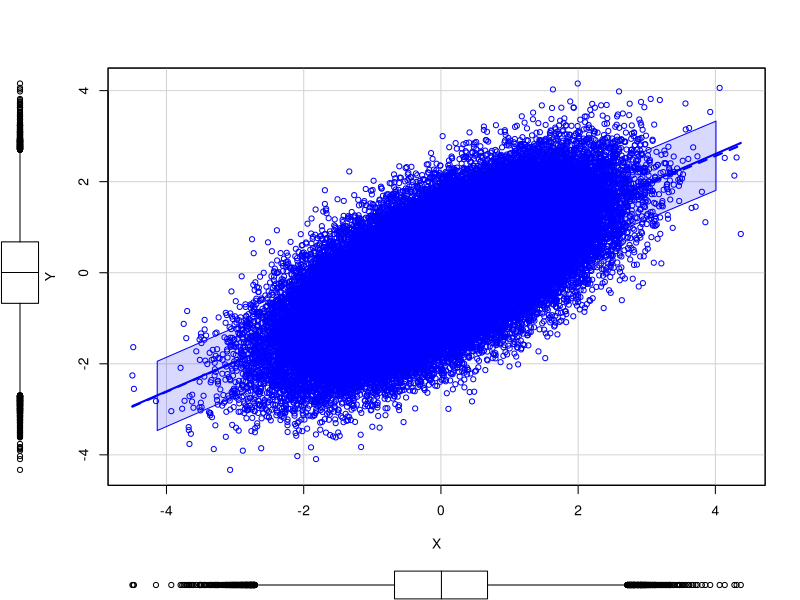

Write the R code that produced this figure. (Note: a time limit stopped this script after it produced the figure.)
## ---- chunk 1
Sys.time()
# These variables define our distribution
Xmean <- 0
Ymean <- 0
Xsd <- 1
Ysd <- 1
XYcor <- 0.65

# Derived variables
XYmean <- c(Xmean, Ymean)
XYcov <- matrix(c(1, XYcor, XYcor, 1), nrow=2, ncol=2)

# Create our multivariate normal distribution using mvrnorm in MASS
require(MASS)
 
#make this reproducible
set.seed(2)
 
# Don't make sample too large here, car scatterplot can be slow
myDraws <- mvrnorm(1e5, mu=XYmean, Sigma=XYcov)
myDraws <- data.frame(myDraws)
colnames(myDraws) <- c("X", "Y")

#check the mean, sd, and cor
apply(myDraws, 2, mean)
apply(myDraws, 2, sd)
cor(myDraws)

# Plot the distribution
require(car)
scatterplot(Y ~ X, data=myDraws, ellipse=TRUE, levels=c(0.5, 0.95, 0.99, 0.999, 0.9999))
## ---- chunk 2
Sys.time()
numRuns <- 1e4
popSize <- 1e5

XOfLargestY <- 1:numRuns

#make this reproducible
set.seed(2)
for (i in 1:numRuns) {
  myDraws <- mvrnorm(popSize, mu=XYmean, Sigma=XYcov)
  myDraws <- data.frame(myDraws)
  colnames(myDraws) <- c("X", "Y")
  XOfLargestY[i] <- myDraws$X[which.max(myDraws$Y)]
}
Sys.time()
## ---- chunk 3
require(lattice)
densityplot(XOfLargestY)
## ---- chunk 4
obs_dvals <- density(XOfLargestY)
dvals <- dnorm(obs_dvals$x,mean=0,sd=1)
prob <- data.frame(x = obs_dvals$x,
                    y = obs_dvals$y / dvals / popSize # Attempt to normalize this to prob.
                    )

xyplot(y ~ x, prob, type="l")
xyplot(log10(y) ~ x, prob, type="l")
